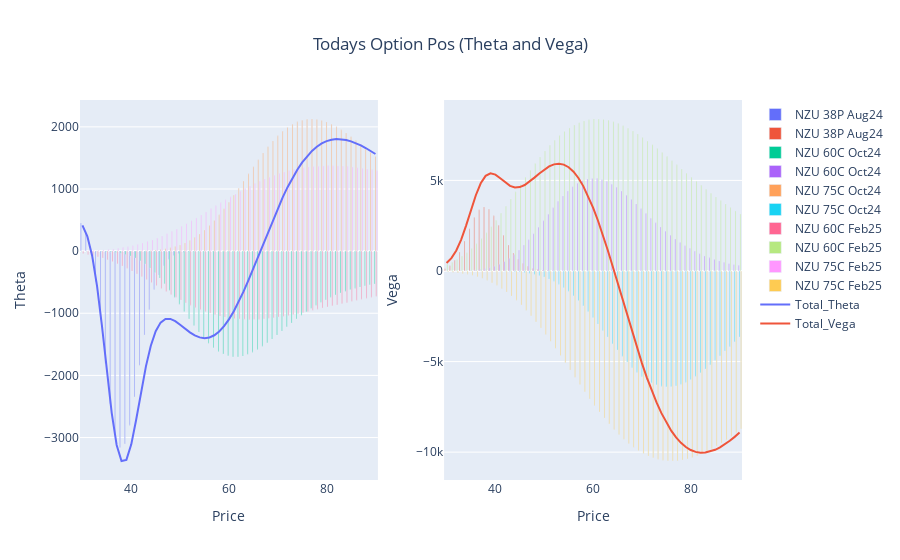

This figure's notebook cell:
### Code cell
fig_t = go.Figure()
for i in list(t)[1:-1]:
    fig_t.add_trace(go.Bar(x=t.Price, y=t[i], name=i, base=0))

fig_t.add_trace(go.Scatter(x=t.Price, y=t.Option_Theta, mode='lines', name='Total_Theta'))


#~~~~~~~~~~~~~~~~~~~~~~~~~~~~~~~~~~~~~~~~~~~~~~~~~~~~~~~~~~~~~~~~~~~~~~~~~~~~~~~~~
fig_v = go.Figure()
for i in list(v)[1:-1]:
    fig_v.add_trace(go.Bar(x=v.Price, y=v[i], name=i, base=0))

fig_v.add_trace(go.Scatter(x=v.Price, y=v.Option_Vega, mode='lines', name='Total_Vega'))

#~~~~~~~~~~~~~~~~~~~~~~~~~~~~~~~~~~~~~~~~~~~~~~~~~~~~~~~~~~~~~~~~~~~~~~~~~~~~~~~~
fig = make_subplots(rows=1, cols=2)
for i in range(0,len(fig_p.data)):
    fig.add_trace(fig_t.data[i], row=1, col=1)
    fig.add_trace(fig_v.data[i], row=1, col=2)
    
#fig.update_layout(title={'text': 'Todays Option Pos (Theta and Vega)','x': 0.5,'xanchor': 'center'}, barmode='stack')
fig.update_layout(title={'text': 'Todays Option Pos (Theta and Vega)','x': 0.5,'xanchor': 'center'})

fig.update_xaxes(title_text="Price", row=1, col=1)
fig.update_yaxes(title_text="Theta", row=1, col=1)
fig.update_xaxes(title_text="Price", row=1, col=2)
fig.update_yaxes(title_text="Vega", row=1, col=2)    
fig.show()
